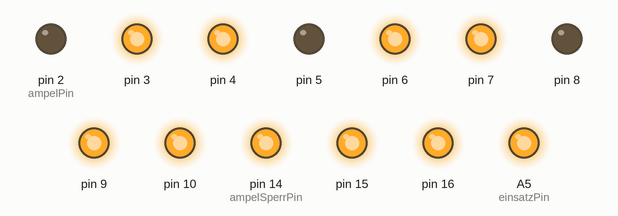
Simulated run of this sketch. Board: Arduino Uno, built with avr-gcc and run on an emulated ATmega328P. Shown: output pins drawn as LEDs (lit = HIGH). Random numbers use the default seed unless the sketch sets one.

Above: at 0.1 s.
At 0.8 s:
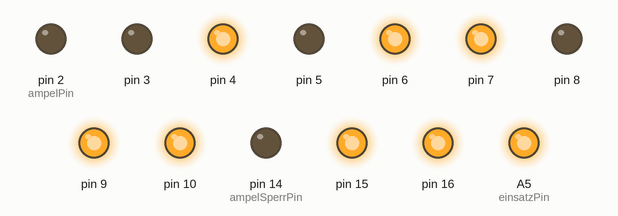
At 2.8 s:
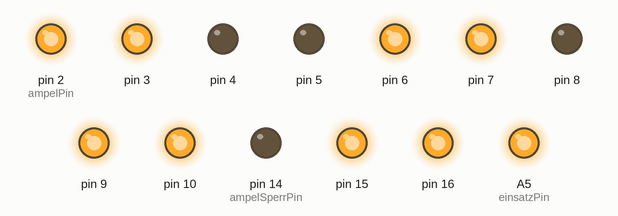
At 15.3 s:
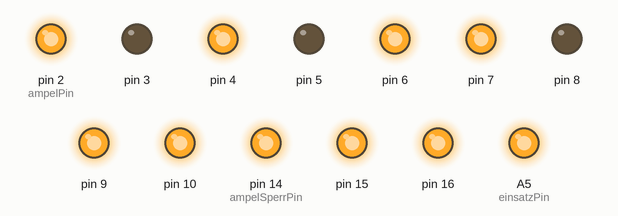
At 18.6 s:
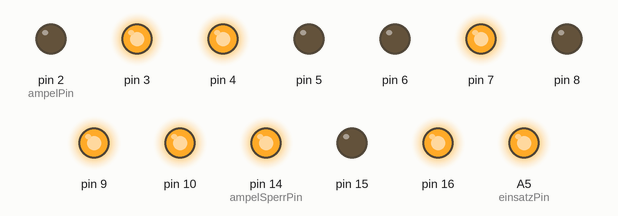
At 38.3 s:
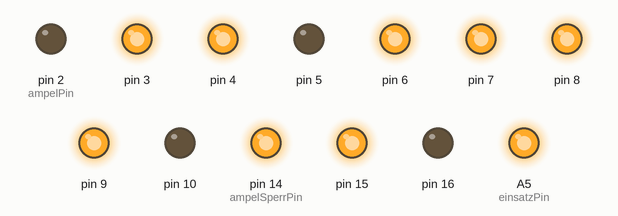
Timing chart, 0 to 39.8 s (numbered marks = the images above):
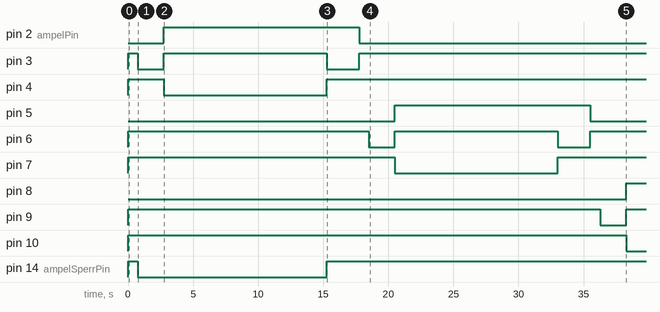

The sketch:

Ampel.ino
```cpp
/*
  Ampel
 */

const int ampelPin = 2;      //erster Pin
const int ampelSperrPin = 14;    //erster Pin

const int ampelOn = LOW;    //Potential für aktive Ampel
const int sperrON = HIGH;    //Potential für rote Ampel

int mode = 0;
long time = 0;

const int ampelmax = 3;    //maximale Anzahl der Ampeln
int ampelstatus[ampelmax];    //aktuelle Anzeige der Ampel

             //rot, rotgelb, grün, gelb
int umschalt[] = {3, 8, 50, 10};    //Zeiten für die Phasen

//Einsatz Aktivierung:
const int einsatzPin = A5;    //Ausgang
boolean einsatzOff = true;      //Einsatzzustand
int einsatztime = 0;    //Zählt alle 250ms
int einsatzmaxtime = 960;    //4 Minuten
int einsatzmintime = 240;     //1 Minute
int einsatzwahr = einsatzmintime + random(einsatzmaxtime-einsatzmintime);

void setup() {
  for (int i = 0; i < (ampelmax*3); i++) {
    pinMode(ampelPin + i, OUTPUT);
    digitalWrite(ampelPin + i, !ampelOn);
  }

  for (int i = 0; i < ampelmax; i++) {
    ampelstatus[i] = 0;    //rot
    pinMode(ampelSperrPin + i, OUTPUT);
    digitalWrite(ampelSperrPin + i, sperrON);    //alles sperren
  }
  configAmpel();    //rote Ampeln

  pinMode(einsatzPin, OUTPUT);
  digitalWrite(einsatzPin, einsatzOff);
}

void loop() {
  delay(250);
  time++;
  makeAmpel();
  configAmpel();
  getEinsatz();
}

void makeAmpel() {
  if (time % umschalt[ampelstatus[mode]] == 0) {
    time = 0;    //Zeit Rücksetzten
    ampelstatus[mode] = ampelstatus[mode] + 1;    //Ampel weiterschalten
    if (ampelstatus[mode] > 3) {    //zur nächsten Ampel
      ampelstatus[mode] = 0;    //Ampel rot
      mode++;
    }
    if (mode >= ampelmax)    //zurück zur ersten Ampel
      mode = 0;

  }
}

//Ampel ansteuern
void setAmpel(int firstPin, int s, int lockPin) {
  if (s == 1) {  //rot gelb
    digitalWrite(firstPin, ampelOn);
    digitalWrite(firstPin+1, ampelOn);
    digitalWrite(firstPin+2, !ampelOn);
    digitalWrite(lockPin, !sperrON);      //freigeben
    return;
  }
  if (s == 2) {  //grün
    digitalWrite(firstPin, !ampelOn);
    digitalWrite(firstPin+1, !ampelOn);
    digitalWrite(firstPin+2, ampelOn);
    digitalWrite(lockPin, !sperrON);      //freigeben
    return;
  }
  if (s == 3) {  //gelb
    digitalWrite(firstPin, !ampelOn);
    digitalWrite(firstPin+1, ampelOn);
    digitalWrite(firstPin+2, !ampelOn);
    digitalWrite(lockPin, sperrON);      //sperren
    return;
  }
  //rot
  digitalWrite(firstPin, ampelOn);
  digitalWrite(firstPin+1, !ampelOn);
  digitalWrite(firstPin+2, !ampelOn);
  digitalWrite(lockPin, sperrON);        //sperren
}

void configAmpel() {
  for (int i = 0; i < ampelmax; i++) {
    setAmpel((i*3)+ampelPin, ampelstatus[i], ampelSperrPin+i);
  }
}

void getEinsatz() {
  einsatztime++;
  if (einsatztime % einsatzwahr == 0) {
    einsatztime = 0;
    einsatzwahr = einsatzmintime + random(einsatzmaxtime-einsatzmintime);
    einsatzOff = !einsatzOff;
    digitalWrite(einsatzPin, einsatzOff);
  }
}
```

Measured:
- by itself, pin 2 (ampelPin): LOW → HIGH at 2.8 s, → LOW 15.0 s later
- by itself, pin 3: HIGH → LOW at 0.75 s, → HIGH 2.0 s later, → LOW 12.5 s later, → HIGH 2.5 s later
- by itself, pin 4: HIGH → LOW at 2.8 s, → HIGH 12.5 s later
- by itself, pin 5: LOW → HIGH at 20.5 s, → LOW 15.0 s later
- by itself, pin 6: HIGH → LOW at 18.5 s, → HIGH 2.0 s later, → LOW 12.5 s later, → HIGH 2.5 s later
- by itself, pin 7: HIGH → LOW at 20.5 s, → HIGH 12.5 s later
- by itself, pin 8: LOW → HIGH at 38.3 s
- by itself, pin 9: HIGH → LOW at 36.3 s, → HIGH 2.0 s later
